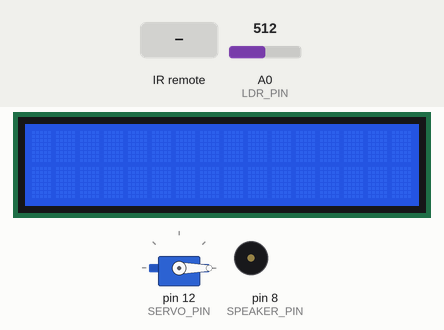
Recording of a sketch running on a simulated Arduino Uno, built with avr-gcc and run on an emulated ATmega328P. Shown: servo, 16×2 character LCD, buzzer (waves = sounding). Inputs (shaded band) come from the test bench; at power-on: A0 (LDR_PIN) = 512. What the sketch prints to the serial monitor is not drawn.

Above: at 1.2 s.
1.3 s: infrared code 0x1 received
At 3.1 s:
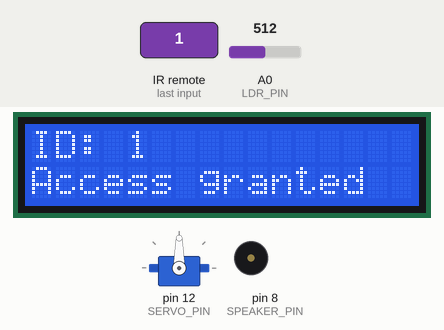
3.2 s: A0 (LDR_PIN) set to 105
5.3 s: A0 (LDR_PIN) set to 95
At 6.2 s:
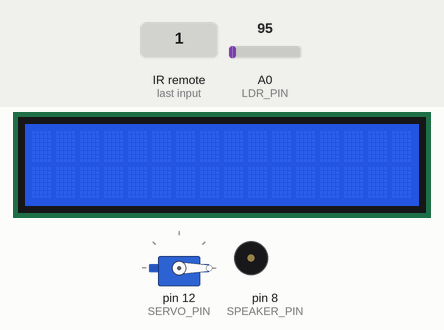
Timing chart, 0 to 8.3 s (numbered marks = the images above; inputs shaded):
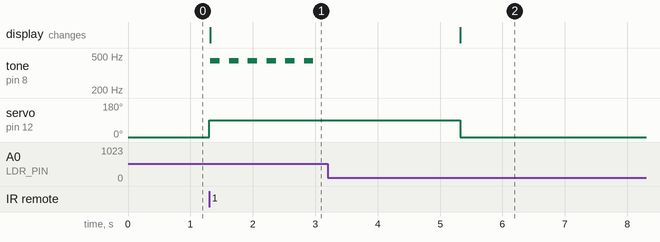

Measured:
- the behaviour switches between 100 and 99 on A0 (LDR_PIN) (found by bisection; images 1 and 2)
- after the input at 1.3 s, tone on pin 8 (SPEAKER_PIN): alternates 440 Hz for 0.15 s and silent for 0.15 s, starting at once; servo on pin 12 (SERVO_PIN): 0° → 90° at once; the display: changes at once (image 1)
- after the input at 3.2 s, every drawn part: stays the same
- after the input at 5.3 s, servo on pin 12 (SERVO_PIN): 90° → 0° at once; the display: changes at once (image 2)

The sketch:

sketch_sep19a.ino
```cpp
#include <IRremote.hpp>
#include <Servo.h>
#include <Wire.h>
#include <LiquidCrystal_I2C.h>

using namespace std;

LiquidCrystal_I2C lcd(0x27, 16, 2);
const int IR_PIN = 2;
const int SERVO_PIN = 12;
Servo bar_gate;
const int SPEAKER_PIN = 8;
const int LDR_PIN = A0;
uint16_t id;
uint16_t verified_ids[] = {
        0x1, 0x2, 0x3, 0x4, 0x5, 0x6, 0x7, 0x8, 0x9
};

bool match = 0;


void setup() {
    Serial.begin(115200);

    bar_gate.attach(SERVO_PIN);
    bar_gate.write(0);

    pinMode(SPEAKER_PIN, OUTPUT);

    Wire.begin();
    lcd.clear();
    lcd.init();
    lcd.backlight();

    // Start listening for infrared signals
    IrReceiver.begin(IR_PIN);
}

void loop() {

    // Did we receive an IR signal?
    if (IrReceiver.decode()) {

        Serial.println("IR Received");
        IrReceiver.printIRResultShort(&Serial);


        if (IrReceiver.decodedIRData.protocol != UNKNOWN) {
          id = IrReceiver.decodedIRData.command;
        } else {
          id = 999;
        }

        IrReceiver.resume();

        match = 0;

        for (int i = 0; i < (sizeof(verified_ids) / sizeof(verified_ids[0])); i++ ) {
          if (verified_ids[i] == id) {
            match = 1;
            break;

          }
        }

        switch (match) {

          case 0:


            break;

          case 1:
            bar_gate.write(90);

            lcd.setCursor(0, 0);
            lcd.print("ID: ");
            lcd.print(id, HEX);
            lcd.setCursor(0, 1);
            lcd.print("Access granted");

            for (int i = 0; i < 6; i++) {
              tone(SPEAKER_PIN, 440);
              delay(150);
              noTone(SPEAKER_PIN);
              delay(150);
            }

            IrReceiver.stop();

            IrReceiver.begin(IR_PIN);

            delay(1000);

            while (analogRead(LDR_PIN) >= 100) {
              delay(100);
            }

            bar_gate.write(0);

            lcd.clear();
            match = false;
            break;

        }

    }

}
```
